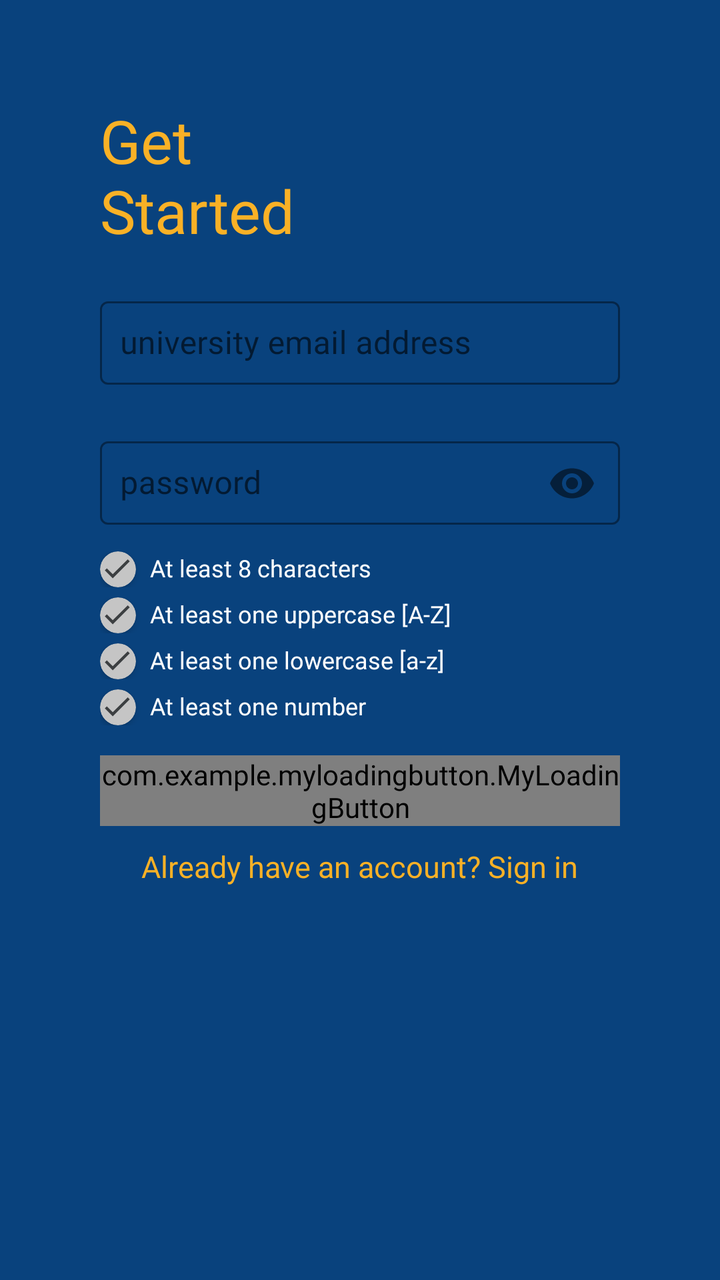
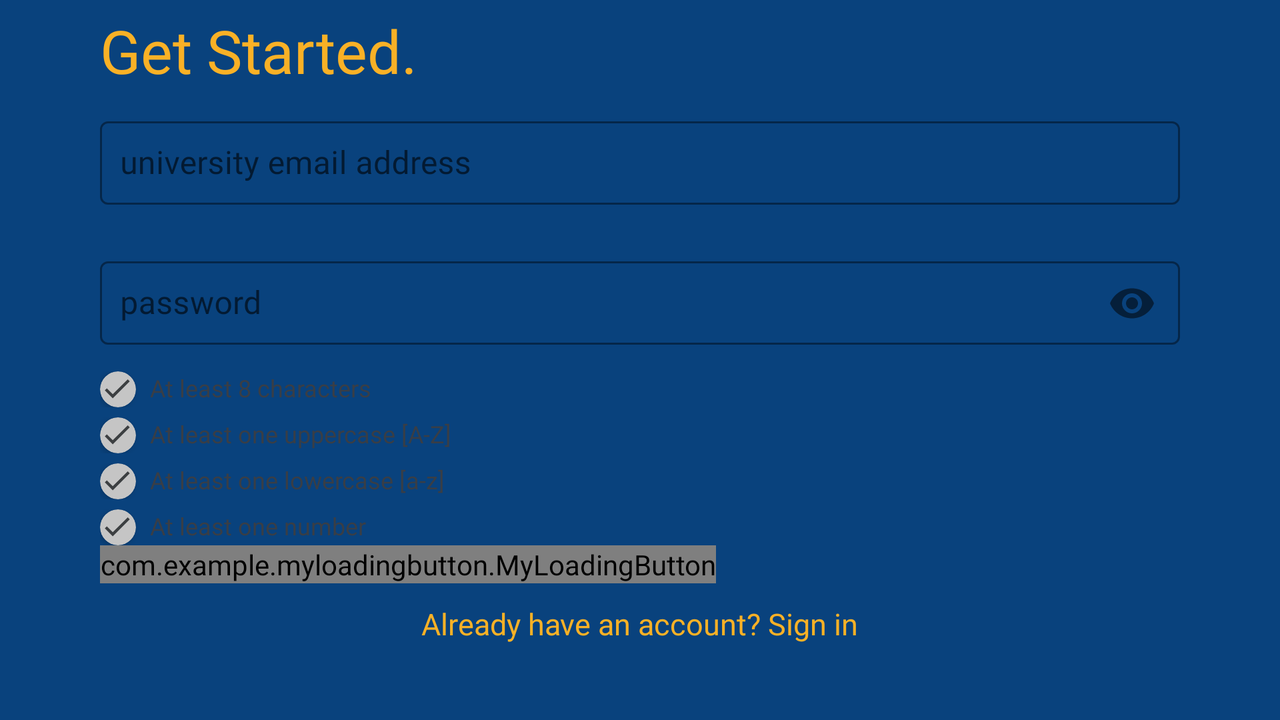

Compare how this app lays out the same screen by default and in its alternative resource folder. The renders come first, then the two layout files and the values they reference.
<!-- AndroidManifest.xml: application theme buksu -->
<!-- res/layout/activity_register.xml -->
<?xml version="1.0" encoding="utf-8"?>
<RelativeLayout xmlns:android="http://schemas.android.com/apk/res/android"
    xmlns:app="http://schemas.android.com/apk/res-auto"
    xmlns:tools="http://schemas.android.com/tools"
    android:layout_width="match_parent"
    android:layout_height="match_parent"
    android:theme="@style/buksu"
    android:background="@color/buksuPrimary"
    tools:context=".RegisterActivity">

    <LinearLayout
        android:layout_width="match_parent"
        android:layout_height="wrap_content"
        android:orientation="vertical"
        android:layout_margin="50dp">

        <TextView
            android:layout_width="wrap_content"
            android:layout_height="wrap_content"
            android:text="@string/create_account"
            android:textColor="@color/buksuSecondary"
            android:textSize="@dimen/text_extra_bold"
            android:fontFamily="@font/proxima_extra_bold"/>

        <com.google.android.material.textfield.TextInputLayout
            android:id="@+id/R_TLI_email"
            app:hintTextColor="@color/buksuSecondary"
            app:boxStrokeColor="@color/buksuSecondary"
            android:layout_width="match_parent"
            android:layout_height="wrap_content"
            android:layout_marginTop="20dp"
            style="@style/Widget.MaterialComponents.TextInputLayout.OutlinedBox"
            >
            <com.google.android.material.textfield.TextInputEditText
                android:textColor="@color/white"
                android:id="@+id/EtEmail"
                android:inputType="text"
                android:layout_width="match_parent"
                android:layout_height="wrap_content"
                android:hint="university email address"
                android:paddingStart="10dp"
                android:paddingEnd="10dp"
                android:padding="10dp"
                android:maxLines="1"
                />
        </com.google.android.material.textfield.TextInputLayout>


        <com.google.android.material.textfield.TextInputLayout
            android:id="@+id/R_TLI_password"
            android:layout_width="match_parent"
            android:layout_height="wrap_content"
            android:layout_marginTop="20dp"
            app:hintTextColor="@color/buksuSecondary"
            app:boxStrokeColor="@color/buksuSecondary"
            style="@style/Widget.MaterialComponents.TextInputLayout.OutlinedBox"
            app:passwordToggleEnabled="true"
            >

            <com.google.android.material.textfield.TextInputEditText
                android:textColor="@color/white"
                android:layout_marginTop="20dp"
                android:id="@+id/EtPassword"
                android:inputType="textPassword"
                android:layout_width="match_parent"
                android:layout_height="wrap_content"
                android:hint="password"
                android:paddingStart="10dp"
                android:paddingEnd="10dp"
                android:padding="10dp" />



        </com.google.android.material.textfield.TextInputLayout>

            <RelativeLayout
                android:layout_marginTop="10dp"
                android:layout_width="wrap_content"
                android:layout_height="wrap_content"
                >
                <androidx.cardview.widget.CardView
                    android:layout_width="18dp"
                    android:layout_height="18dp"
                    app:cardCornerRadius="9dp"
                    app:cardBackgroundColor="@color/lightGrey"
                    android:id="@+id/verifyCardView1">

                <ImageView
                    android:layout_width="17dp"
                    android:layout_height="17dp"
                    android:src="@drawable/ic_checks"/>

                </androidx.cardview.widget.CardView>

                <TextView

                    android:layout_marginStart="25dp"
                    android:layout_width="match_parent"
                    android:layout_height="wrap_content"
                    android:text="@string/passwordValidation1"
                    android:textColor="@color/white"
                    android:textSize="12sp"
                    />

            </RelativeLayout>


            <RelativeLayout
                android:layout_marginTop="5dp"
                android:layout_width="wrap_content"
                android:layout_height="wrap_content">
            <androidx.cardview.widget.CardView
                android:layout_width="18dp"
                android:layout_height="18dp"
                app:cardCornerRadius="9dp"
                app:cardBackgroundColor="@color/lightGrey"
                android:id="@+id/verifyCardView2">

                <ImageView
                    android:layout_width="17dp"
                    android:layout_height="17dp"
                    android:src="@drawable/ic_checks"/>

            </androidx.cardview.widget.CardView>

            <TextView
                android:layout_marginStart="25dp"
                android:layout_width="match_parent"
                android:layout_height="wrap_content"
                android:text="@string/passwordValidation2"
                android:textSize="12sp"
                android:textColor="@color/white"
                />
            </RelativeLayout>


            <RelativeLayout
                android:layout_marginTop="5dp"
                android:layout_width="wrap_content"
                android:layout_height="wrap_content">
                <androidx.cardview.widget.CardView
                    android:layout_width="18dp"
                    android:layout_height="18dp"
                    app:cardCornerRadius="9dp"
                    app:cardBackgroundColor="@color/lightGrey"
                    android:id="@+id/verifyCardView3">

                    <ImageView
                        android:layout_width="17dp"
                        android:layout_height="17dp"
                        android:src="@drawable/ic_checks"/>

                </androidx.cardview.widget.CardView>

                <TextView
                    android:layout_marginStart="25dp"
                    android:layout_width="match_parent"
                    android:layout_height="wrap_content"
                    android:text="@string/passwordValidation3"
                    android:textSize="12sp"
                    android:textColor="@color/white"
                    />
            </RelativeLayout>


            <RelativeLayout
                android:layout_marginTop="5dp"
                android:layout_width="wrap_content"
                android:layout_height="wrap_content">
                <androidx.cardview.widget.CardView
                    android:layout_width="18dp"
                    android:layout_height="18dp"
                    app:cardCornerRadius="9dp"
                    app:cardBackgroundColor="@color/lightGrey"
                    android:id="@+id/verifyCardView4">

                    <ImageView
                        android:layout_width="17dp"
                        android:layout_height="17dp"
                        android:src="@drawable/ic_checks"/>

                </androidx.cardview.widget.CardView>

                <TextView
                    android:layout_marginStart="25dp"
                    android:layout_width="match_parent"
                    android:layout_height="wrap_content"
                    android:text="@string/passwordValidation4"
                    android:textSize="12sp"
                    android:textColor="@color/white"
                    />
            </RelativeLayout>



        <com.example.myloadingbutton.MyLoadingButton
            android:layout_marginTop="15dp"
            android:id="@+id/RbtnRegister"
            android:layout_width="wrap_content"
            android:layout_height="wrap_content"
            app:mlb_labelSize="10sp"
            app:mlb_label="Create Account"
            app:mlb_backgroundColor="@color/buksuSecondary"
            app:mlb_labelColor="@color/white"
            app:mlb_loaderColor="@color/white"
            app:mlb_setNormalAfterError="false"
            app:mlb_animationDuration="300"
            app:mlb_setErrorIcon="@drawable/ic_progress_error"
            app:mlb_setDoneIcon="@drawable/ic_progress_done"
            />

        <TextView
            android:layout_width="wrap_content"
            android:layout_height="wrap_content"
            android:id="@+id/R_tv_login"
            android:text="@string/alreadyhaveandacc"
            android:textColor="@color/buksuSecondary"
            android:textSize="15sp"
            android:layout_marginTop="10dp"
            android:layout_gravity="center"/>

    </LinearLayout>




</RelativeLayout>
<!-- resources referenced by this layout -->
<resources>
  <color name="buksuPrimary">#09427D </color>
  <color name="buksuSecondary">#F9B126 </color>
  <color name="lightGrey">#C5C5C5</color>
  <color name="white">#FFFFFFFF</color>
  <dimen name="text_extra_bold">30sp</dimen>
  <!-- drawable ic_checks (drawable) -->
  <vector android:height="24dp" android:tint="#3C3F41"
      android:viewportHeight="24" android:viewportWidth="24"
      android:width="24dp" xmlns:android="http://schemas.android.com/apk/res/android">
      <path android:fillColor="@android:color/white" android:pathData="M9,16.17L4.83,12l-1.42,1.41L9,19 21,7l-1.41,-1.41z"/>
  </vector>
  <!-- drawable ic_progress_done (drawable) -->
  <vector xmlns:android="http://schemas.android.com/apk/res/android"
      android:width="108dp"
      android:height="108dp"
      android:viewportWidth="108"
      android:viewportHeight="108"
      android:tint="#000000">
    <group android:scaleX="2.61"
        android:scaleY="2.61"
        android:translateX="22.68"
        android:translateY="22.68">
      <path
          android:fillColor="@android:color/white"
          android:pathData="M9,16.2l-3.5,-3.5c-0.39,-0.39 -1.01,-0.39 -1.4,0 -0.39,0.39 -0.39,1.01 0,1.4l4.19,4.19c0.39,0.39 1.02,0.39 1.41,0L20.3,7.7c0.39,-0.39 0.39,-1.01 0,-1.4 -0.39,-0.39 -1.01,-0.39 -1.4,0L9,16.2z"/>
    </group>
  </vector>
  <!-- drawable ic_progress_error (drawable) -->
  <vector xmlns:android="http://schemas.android.com/apk/res/android"
      android:width="108dp"
      android:height="108dp"
      android:viewportWidth="108"
      android:viewportHeight="108"
      android:tint="#000000">
    <group android:scaleX="2.61"
        android:scaleY="2.61"
        android:translateX="22.68"
        android:translateY="22.68">
      <path
          android:fillColor="@android:color/white"
          android:pathData="M12,7c0.55,0 1,0.45 1,1v4c0,0.55 -0.45,1 -1,1s-1,-0.45 -1,-1L11,8c0,-0.55 0.45,-1 1,-1zM11.99,2C6.47,2 2,6.48 2,12s4.47,10 9.99,10C17.52,22 22,17.52 22,12S17.52,2 11.99,2zM12,20c-4.42,0 -8,-3.58 -8,-8s3.58,-8 8,-8 8,3.58 8,8 -3.58,8 -8,8zM13,17h-2v-2h2v2z"/>
    </group>
  </vector>
  <string name="alreadyhaveandacc">Already have an account? Sign in</string>
  <string name="create_account">Get\nStarted</string>
  <string name="passwordValidation1">At least 8 characters</string>
  <string name="passwordValidation2">At least one uppercase [A-Z]</string>
  <string name="passwordValidation3">At least one lowercase [a-z]</string>
  <string name="passwordValidation4">At least one number</string>
  <style name="buksu" parent="Theme.MaterialComponents.Light.NoActionBar">
          
          <item name="colorSecondary">@color/textSecondary</item>
          <item name="colorSecondaryVariant">@color/teal_700</item>
          <item name="colorOnSecondary">@color/black</item>
          
  
          <item name="android:textColor">@color/textSecondary</item>
          <item name="android:fontFamily">@font/poppins_light</item>
          <item name="colorPrimary">@color/white</item>
  
          <item name="android:windowBackground">@color/buksuPrimary</item>
          <item name="android:statusBarColor">@color/buksuPrimary</item>
  
          
          <item name="popupMenuStyle">@style/PopupMenu</item>
          <item name="popupTheme">@style/PopupMenu</item>
          <item name="popupWindowStyle">@style/PopupMenu</item>
          <item name="android:popupTheme">@style/PopupMenu</item>
          <item name="android:textAppearanceSmallPopupMenu">@style/PopupMenu</item>
          <item name="android:contextPopupMenuStyle">@style/PopupMenu</item>
       </style>
  <color name="textSecondary">#393E46</color>
  <color name="teal_700">#FF018786</color>
  <color name="black">#FF000000</color>
  <style name="PopupMenu" parent="Widget.AppCompat.PopupMenu">
  
          <item name="android:textColor">@color/textSecondary</item>
  
      </style>
</resources>
<!-- res/layout-land/activity_register.xml (the repository's variant of the layout above) -->
<!-- drawn on the phone turned sideways -->
<?xml version="1.0" encoding="utf-8"?>
<androidx.core.widget.NestedScrollView xmlns:android="http://schemas.android.com/apk/res/android"
    xmlns:app="http://schemas.android.com/apk/res-auto"
    xmlns:tools="http://schemas.android.com/tools"
    android:layout_width="match_parent"
    android:layout_height="match_parent"
    android:theme="@style/buksu"
    android:background="@color/buksuPrimary"
    tools:context=".RegisterActivity">

    <LinearLayout
        android:layout_marginTop="5dp"
        android:layout_marginStart="50dp"
        android:layout_marginEnd="50dp"
        android:layout_width="match_parent"
        android:layout_height="wrap_content"
        android:orientation="vertical"
        >

        <TextView
            android:layout_width="wrap_content"
            android:layout_height="wrap_content"
            android:text="Get Started."
             android:textColor="@color/buksuSecondary"
            android:textSize="@dimen/text_extra_bold"
            android:fontFamily="@font/proxima_extra_bold"/>

        <com.google.android.material.textfield.TextInputLayout
            android:id="@+id/R_TLI_email"
            app:hintTextColor="@color/buksuSecondary"
            app:boxStrokeColor="@color/buksuSecondary"
            android:layout_width="match_parent"
            android:layout_height="wrap_content"
            android:layout_marginTop="10dp"
            style="@style/Widget.MaterialComponents.TextInputLayout.OutlinedBox"
            >
            <com.google.android.material.textfield.TextInputEditText
                android:textColor="@color/white"
                android:id="@+id/EtEmail"
                android:inputType="text"
                android:layout_width="match_parent"
                android:layout_height="wrap_content"
                android:hint="university email address"
                android:paddingStart="10dp"
                android:paddingEnd="10dp"
                android:padding="10dp"
                android:maxLines="1"
                />
        </com.google.android.material.textfield.TextInputLayout>


        <com.google.android.material.textfield.TextInputLayout
            android:id="@+id/R_TLI_password"
            android:layout_width="match_parent"
            android:layout_height="wrap_content"
            android:layout_marginTop="20dp"
            app:hintTextColor="@color/buksuSecondary"
            app:boxStrokeColor="@color/buksuSecondary"
            style="@style/Widget.MaterialComponents.TextInputLayout.OutlinedBox"
            app:passwordToggleEnabled="true"
            >

            <com.google.android.material.textfield.TextInputEditText
                android:textColor="@color/white"
                android:layout_marginTop="20dp"
                android:id="@+id/EtPassword"
                android:inputType="textPassword"
                android:layout_width="match_parent"
                android:layout_height="wrap_content"
                android:hint="password"
                android:paddingStart="10dp"
                android:paddingEnd="10dp"
                android:padding="10dp" />



        </com.google.android.material.textfield.TextInputLayout>

            <RelativeLayout
                android:layout_marginTop="10dp"
                android:layout_width="wrap_content"
                android:layout_height="wrap_content"
                >
                <androidx.cardview.widget.CardView
                    android:layout_width="18dp"
                    android:layout_height="18dp"
                    app:cardCornerRadius="9dp"
                    app:cardBackgroundColor="@color/lightGrey"
                    android:id="@+id/verifyCardView1">

                <ImageView
                    android:layout_width="17dp"
                    android:layout_height="17dp"
                    android:src="@drawable/ic_checks"/>

                </androidx.cardview.widget.CardView>

                <TextView
                    android:layout_marginStart="25dp"
                    android:layout_width="match_parent"
                    android:layout_height="wrap_content"
                    android:text="@string/passwordValidation1"
                    android:textSize="12sp"
                    />

            </RelativeLayout>


            <RelativeLayout
                android:layout_marginTop="5dp"
                android:layout_width="wrap_content"
                android:layout_height="wrap_content">
            <androidx.cardview.widget.CardView
                android:layout_width="18dp"
                android:layout_height="18dp"
                app:cardCornerRadius="9dp"
                app:cardBackgroundColor="@color/lightGrey"
                android:id="@+id/verifyCardView2">

                <ImageView
                    android:layout_width="17dp"
                    android:layout_height="17dp"
                    android:src="@drawable/ic_checks"/>

            </androidx.cardview.widget.CardView>

            <TextView
                android:layout_marginStart="25dp"
                android:layout_width="match_parent"
                android:layout_height="wrap_content"
                android:text="@string/passwordValidation2"
                android:textSize="12sp"
                />
            </RelativeLayout>


            <RelativeLayout
                android:layout_marginTop="5dp"
                android:layout_width="wrap_content"
                android:layout_height="wrap_content">
                <androidx.cardview.widget.CardView
                    android:layout_width="18dp"
                    android:layout_height="18dp"
                    app:cardCornerRadius="9dp"
                    app:cardBackgroundColor="@color/lightGrey"
                    android:id="@+id/verifyCardView3">

                    <ImageView
                        android:layout_width="17dp"
                        android:layout_height="17dp"
                        android:src="@drawable/ic_checks"/>

                </androidx.cardview.widget.CardView>

                <TextView
                    android:layout_marginStart="25dp"
                    android:layout_width="match_parent"
                    android:layout_height="wrap_content"
                    android:text="@string/passwordValidation3"
                    android:textSize="12sp"
                    />
            </RelativeLayout>


            <RelativeLayout
                android:layout_marginTop="5dp"
                android:layout_width="wrap_content"
                android:layout_height="wrap_content">
                <androidx.cardview.widget.CardView
                    android:layout_width="18dp"
                    android:layout_height="18dp"
                    app:cardCornerRadius="9dp"
                    app:cardBackgroundColor="@color/lightGrey"
                    android:id="@+id/verifyCardView4">

                    <ImageView
                        android:layout_width="17dp"
                        android:layout_height="17dp"
                        android:src="@drawable/ic_checks"/>

                </androidx.cardview.widget.CardView>

                <TextView
                    android:layout_marginStart="25dp"
                    android:layout_width="match_parent"
                    android:layout_height="wrap_content"
                    android:text="@string/passwordValidation4"
                    android:textSize="12sp"
                    />
            </RelativeLayout>



        <com.example.myloadingbutton.MyLoadingButton
             android:id="@+id/RbtnRegister"
            android:layout_width="wrap_content"
            android:layout_height="wrap_content"
            app:mlb_labelSize="10sp"
            app:mlb_label="Create Account"
            app:mlb_backgroundColor="@color/buksuSecondary"
            app:mlb_labelColor="@color/white"
            app:mlb_loaderColor="@color/white"
            app:mlb_setNormalAfterError="false"
            app:mlb_animationDuration="300"
            app:mlb_setErrorIcon="@drawable/ic_progress_error"
            app:mlb_setDoneIcon="@drawable/ic_progress_done"
            />

        <TextView
            android:layout_width="wrap_content"
            android:layout_height="wrap_content"
            android:id="@+id/R_tv_login"
            android:text="@string/alreadyhaveandacc"
            android:textColor="@color/buksuSecondary"
            android:textSize="15sp"
            android:layout_marginTop="10dp"
            android:layout_gravity="center"/>

    </LinearLayout>




</androidx.core.widget.NestedScrollView>
<!-- resources referenced by the variant -->
<!-- as the phone turned sideways resolves them -->
<resources>
  <color name="buksuPrimary">#09427D </color>
  <color name="buksuSecondary">#F9B126 </color>
  <color name="lightGrey">#C5C5C5</color>
  <color name="white">#FFFFFFFF</color>
  <dimen name="text_extra_bold">30sp</dimen>
  <!-- drawable ic_checks (drawable) -->
  <vector android:height="24dp" android:tint="#3C3F41"
      android:viewportHeight="24" android:viewportWidth="24"
      android:width="24dp" xmlns:android="http://schemas.android.com/apk/res/android">
      <path android:fillColor="@android:color/white" android:pathData="M9,16.17L4.83,12l-1.42,1.41L9,19 21,7l-1.41,-1.41z"/>
  </vector>
  <!-- drawable ic_progress_done (drawable) -->
  <vector xmlns:android="http://schemas.android.com/apk/res/android"
      android:width="108dp"
      android:height="108dp"
      android:viewportWidth="108"
      android:viewportHeight="108"
      android:tint="#000000">
    <group android:scaleX="2.61"
        android:scaleY="2.61"
        android:translateX="22.68"
        android:translateY="22.68">
      <path
          android:fillColor="@android:color/white"
          android:pathData="M9,16.2l-3.5,-3.5c-0.39,-0.39 -1.01,-0.39 -1.4,0 -0.39,0.39 -0.39,1.01 0,1.4l4.19,4.19c0.39,0.39 1.02,0.39 1.41,0L20.3,7.7c0.39,-0.39 0.39,-1.01 0,-1.4 -0.39,-0.39 -1.01,-0.39 -1.4,0L9,16.2z"/>
    </group>
  </vector>
  <!-- drawable ic_progress_error (drawable) -->
  <vector xmlns:android="http://schemas.android.com/apk/res/android"
      android:width="108dp"
      android:height="108dp"
      android:viewportWidth="108"
      android:viewportHeight="108"
      android:tint="#000000">
    <group android:scaleX="2.61"
        android:scaleY="2.61"
        android:translateX="22.68"
        android:translateY="22.68">
      <path
          android:fillColor="@android:color/white"
          android:pathData="M12,7c0.55,0 1,0.45 1,1v4c0,0.55 -0.45,1 -1,1s-1,-0.45 -1,-1L11,8c0,-0.55 0.45,-1 1,-1zM11.99,2C6.47,2 2,6.48 2,12s4.47,10 9.99,10C17.52,22 22,17.52 22,12S17.52,2 11.99,2zM12,20c-4.42,0 -8,-3.58 -8,-8s3.58,-8 8,-8 8,3.58 8,8 -3.58,8 -8,8zM13,17h-2v-2h2v2z"/>
    </group>
  </vector>
  <string name="alreadyhaveandacc">Already have an account? Sign in</string>
  <string name="passwordValidation1">At least 8 characters</string>
  <string name="passwordValidation2">At least one uppercase [A-Z]</string>
  <string name="passwordValidation3">At least one lowercase [a-z]</string>
  <string name="passwordValidation4">At least one number</string>
  <style name="buksu" parent="Theme.MaterialComponents.Light.NoActionBar">
          
          <item name="colorSecondary">@color/textSecondary</item>
          <item name="colorSecondaryVariant">@color/teal_700</item>
          <item name="colorOnSecondary">@color/black</item>
          
  
          <item name="android:textColor">@color/textSecondary</item>
          <item name="android:fontFamily">@font/poppins_light</item>
          <item name="colorPrimary">@color/white</item>
  
          <item name="android:windowBackground">@color/buksuPrimary</item>
          <item name="android:statusBarColor">@color/buksuPrimary</item>
  
          
          <item name="popupMenuStyle">@style/PopupMenu</item>
          <item name="popupTheme">@style/PopupMenu</item>
          <item name="popupWindowStyle">@style/PopupMenu</item>
          <item name="android:popupTheme">@style/PopupMenu</item>
          <item name="android:textAppearanceSmallPopupMenu">@style/PopupMenu</item>
          <item name="android:contextPopupMenuStyle">@style/PopupMenu</item>
       </style>
  <color name="textSecondary">#393E46</color>
  <color name="teal_700">#FF018786</color>
  <color name="black">#FF000000</color>
  <style name="PopupMenu" parent="Widget.AppCompat.PopupMenu">
  
          <item name="android:textColor">@color/textSecondary</item>
  
      </style>
</resources>
